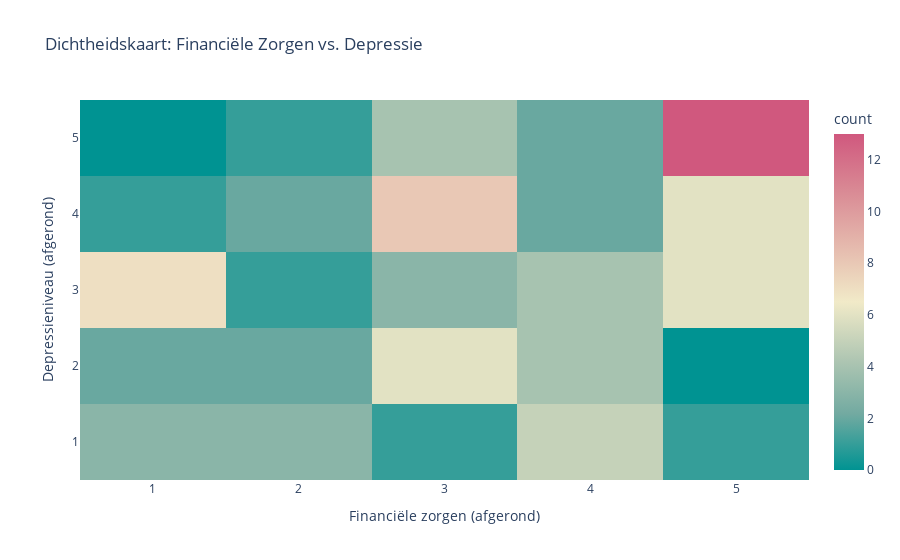

The notebook cell saved with this chart:
### Markdown cell above
### Financiële zorgen

### Code cell
import pandas as pd
import plotly.express as px
import os
import kagglehub

# Dataset ophalen
path = kagglehub.dataset_download("abdullahashfaqvirk/student-mental-health-survey")
csv_path = os.path.join(path, "MentalHealthSurvey.csv")
df = pd.read_csv(csv_path)

# Kolommen numeriek maken
df["financial_concerns"] = pd.to_numeric(df["financial_concerns"], errors="coerce")
df["depression"] = pd.to_numeric(df["depression"], errors="coerce")

# Verwijder missende data
df = df.dropna(subset=["financial_concerns", "depression"])

# Rond waardes af naar hele getallen
df["financial_rounded"] = df["financial_concerns"].round(0).astype(int)
df["depression_rounded"] = df["depression"].round(0).astype(int)

# Maak heatmap
fig = px.density_heatmap(
    df,
    x="financial_rounded",
    y="depression_rounded",
    title="Dichtheidskaart: Financiële Zorgen vs. Depressie",
    labels={
        "financial_rounded": "Financiële zorgen (afgerond)",
        "depression_rounded": "Depressieniveau (afgerond)"
    },
    template="plotly_white",
    color_continuous_scale="tealrose"
)

# Hele getallen op assen, zonder tussenruimte
fig.update_xaxes(
    tickmode="linear",
    dtick=1
)
fig.update_yaxes(
    tickmode="linear",
    dtick=1
)
fig.update_traces(xgap=0, ygap=0)  # Verwijder ruimte tussen blokken

fig.show()

### Figure 1 — Plotly figure (JSON) as saved in the notebook; plotly's stock layout.template omitted (floating-point values rounded to 4 significant figures)
{"data": [{"coloraxis": "coloraxis", "hovertemplate": "Financiële zorgen (afgerond)=%{x}<br>Depressieniveau (afgerond)=%{y}<br>count=%{z}<extra></extra>", "name": "", "type": "histogram2d", "x": [4, 1, 3, 4, 2, 3, 5, 5, 4, 5, 1, 4, 5, 5, 3, 4, 3, 3, 3, 5, 2, 2, 3, 5, 1, 5, 1, 5, 4, 3, 1, 5, 2, 3, 5, 5, 5, 2, 5, 1, 4, 5, 2, 1, 3, 4, 4, 1, 5, 5, 4, 1, 3, 2, 5, 3, 3, 5, 1, 1, 2, 4, 3, 3, 5, 5, 1, 3, 5, 4, 4, 4, 4, 3, 2, 5, 5, 3, 5, 3, 3, 1, 4, 5, 4, 3, 3], "xaxis": "x", "xbingroup": "x", "xgap": 0, "y": [2, 3, 2, 5, 5, 5, 5, 3, 3, 5, 3, 2, 4, 5, 4, 1, 3, 2, 4, 5, 1, 4, 4, 5, 3, 4, 3, 5, 3, 5, 1, 3, 4, 4, 5, 4, 4, 1, 5, 3, 1, 5, 3, 1, 2, 3, 5, 3, 3, 1, 2, 4, 3, 2, 3, 1, 4, 3, 1, 2, 2, 1, 4, 4, 5, 4, 3, 2, 3, 1, 4, 3, 4, 5, 1, 5, 4, 2, 5, 5, 4, 2, 2, 5, 1, 3, 2], "yaxis": "y", "ybingroup": "y", "ygap": 0}], "layout": {"coloraxis": {"colorbar": {"title": {"text": "count"}}, "colorscale": [[0, "rgb(0, 147, 146)"], [0.1667, "rgb(114, 170, 161)"], [0.3333, "rgb(177, 199, 179)"], [0.5, "rgb(241, 234, 200)"], [0.6667, "rgb(229, 185, 173)"], [0.8333, "rgb(217, 137, 148)"], [1, "rgb(208, 88, 126)"]]}, "legend": {"tracegroupgap": 0}, "title": {"text": "Dichtheidskaart: Financiële Zorgen vs. Depressie"}, "xaxis": {"anchor": "y", "domain": [0, 1], "dtick": 1, "tickmode": "linear", "title": {"text": "Financiële zorgen (afgerond)"}}, "yaxis": {"anchor": "x", "domain": [0, 1], "dtick": 1, "tickmode": "linear", "title": {"text": "Depressieniveau (afgerond)"}}}}
